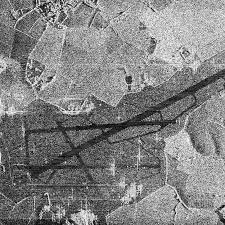
#> input picture task3/sar_3.jpg, 225 x 225 px
$ jupyter execute task_3.ipynb
#> lines starting #> are read from the running program, lines starting #| are printed output that depends on the picture; after the words box and inside, x2 and y2 are one past the last pixel; in counts of white or black regions, pixels touching at a corner belong together
[cell 1]
import numpy as np
import cv2
import matplotlib.pyplot as plt

[cell 2]
image = cv2.imread('sar_3.jpg')
#> image is the input picture: shape (225, 225, 3); min 0, max 255, mean 130.6
image_gray = cv2.cvtColor(image, cv2.COLOR_BGR2GRAY)
image_inverted = cv2.bitwise_not(image_gray)
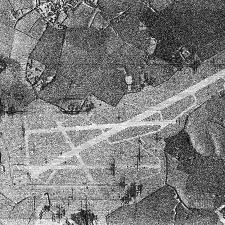
#> image_inverted: shape (225, 225); min 0, max 255, mean 124.4
blurred = cv2.GaussianBlur(image_inverted, (5, 5), 0)
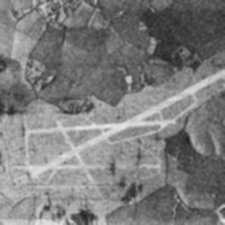
#> blurred: shape (225, 225); min 30, max 229, mean 124.4

[cell 3]
canny = cv2.Canny(blurred, 100, 200)
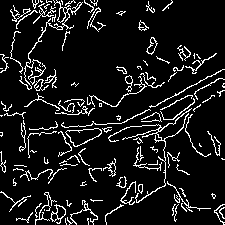
#> canny: shape (225, 225); 9.8% white in thin lines or dots

[cell 4]
lines = cv2.HoughLinesP(canny, 1, np.pi/180, threshold=100, minLineLength=100, maxLineGap=20)
#> lines = [[13, 181, 223, 69], [108, 137, 219, 78]]

[cell 5]
image_with_lines = image.copy()
if lines is not None:
    for line in lines:
        x1, y1, x2, y2 = line.ravel()
        cv2.line(image_with_lines, (x1, y1), (x2, y2), (0, 255, 255), 2)
#> this loop made 2 passes
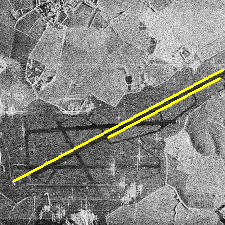
#> image_with_lines: shape (225, 225, 3); 1.93% of pixels changed, all inside (x1, y1, x2, y2) = (12, 68, 225, 183)

[cell 6]
plt.figure(figsize=(10, 10))
plt.imshow(cv2.cvtColor(image_with_lines, cv2.COLOR_BGR2RGB))
plt.title('Самые длинные линии')
plt.show()

[cell 7]
#Вывелись лишнии линии, но самый длинный настоящий участок оказался вдоль дороги

[cell 8]
import copy
bin_img = copy.deepcopy(image_gray)
T_point = 50
bin_img[image_gray < T_point] = 0
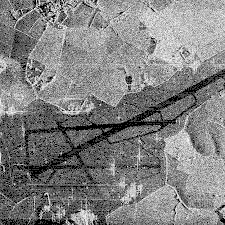
#> bin_img: shape (225, 225); min 0, max 255, mean 128.7
bin_img[image_gray >= T_point] = 255
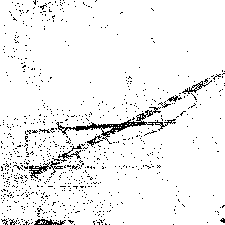
#> bin_img: shape (225, 225); 94.6% white; black in thin lines or dots
_, otsu = cv2.threshold(image_gray, 0, 255, cv2.THRESH_BINARY + cv2.THRESH_OTSU)
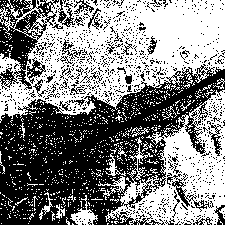
#> otsu: shape (225, 225); 51.4% white; 1013 black regions (974 under 20 px), largest, box (x1, y1, x2, y2) and area: (0, 64, 225, 225) 17840, (0, 0, 59, 90) 2187, (167, 173, 214, 212) 328
adaptive = cv2.adaptiveThreshold(image_gray, 255, cv2.ADAPTIVE_THRESH_GAUSSIAN_C, cv2.THRESH_BINARY, 11, 2)
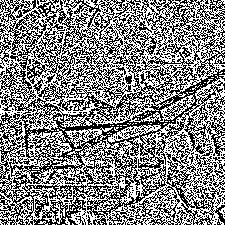
#> adaptive: shape (225, 225); 52% white; black in thin lines or dots

plt.figure(figsize=(20, 5))
plt.subplot(1, 4, 1), plt.imshow(image_gray, cmap='gray'), plt.title('Оригинал')
plt.subplot(1, 4, 2), plt.imshow(bin_img, cmap='gray'), plt.title('Точечная бинаризация')
plt.subplot(1, 4, 3), plt.imshow(otsu, cmap='gray'), plt.title('Метод Отсу')
plt.subplot(1, 4, 4), plt.imshow(adaptive, cmap='gray'), plt.title('Адаптивная бинаризация')
